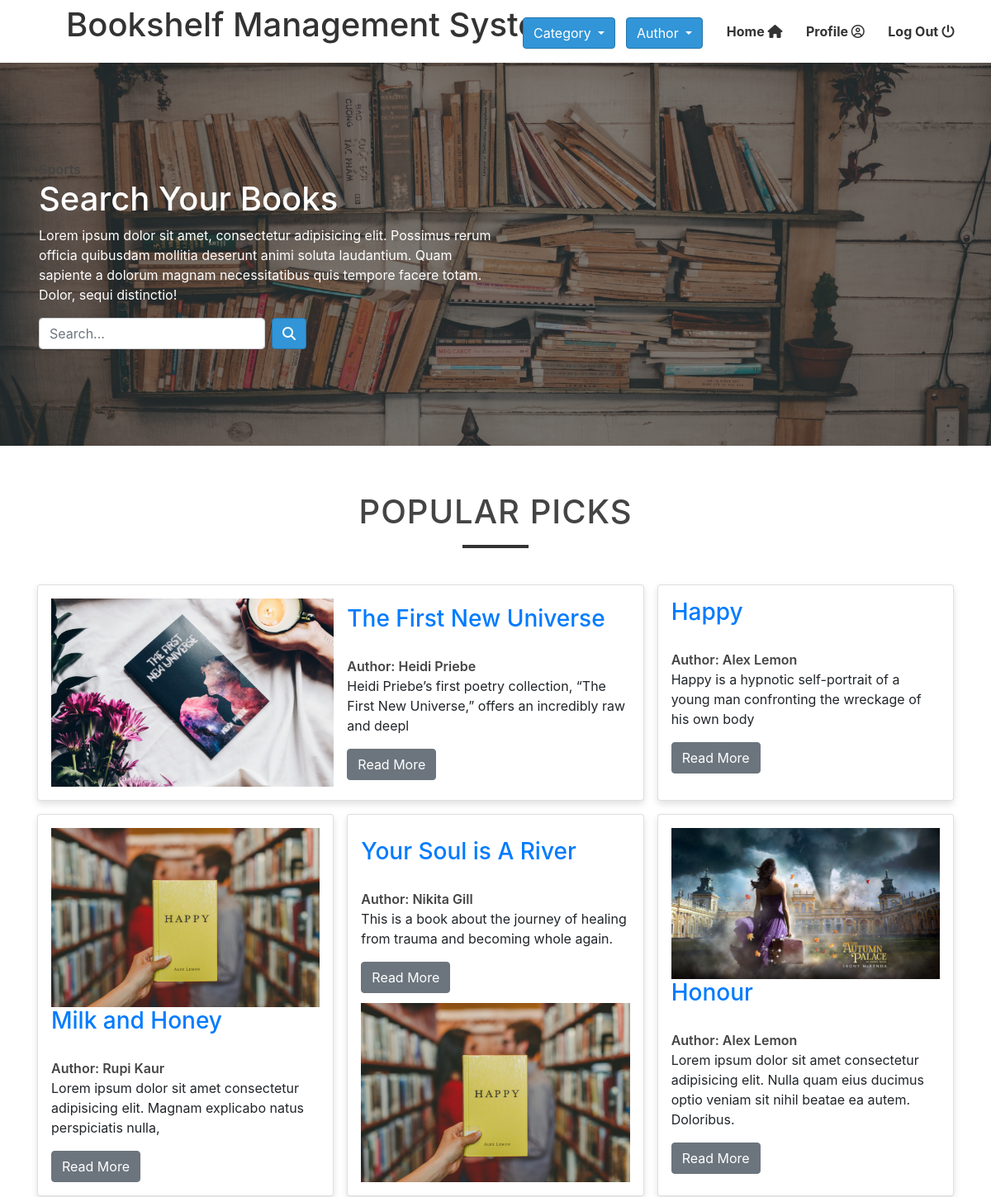
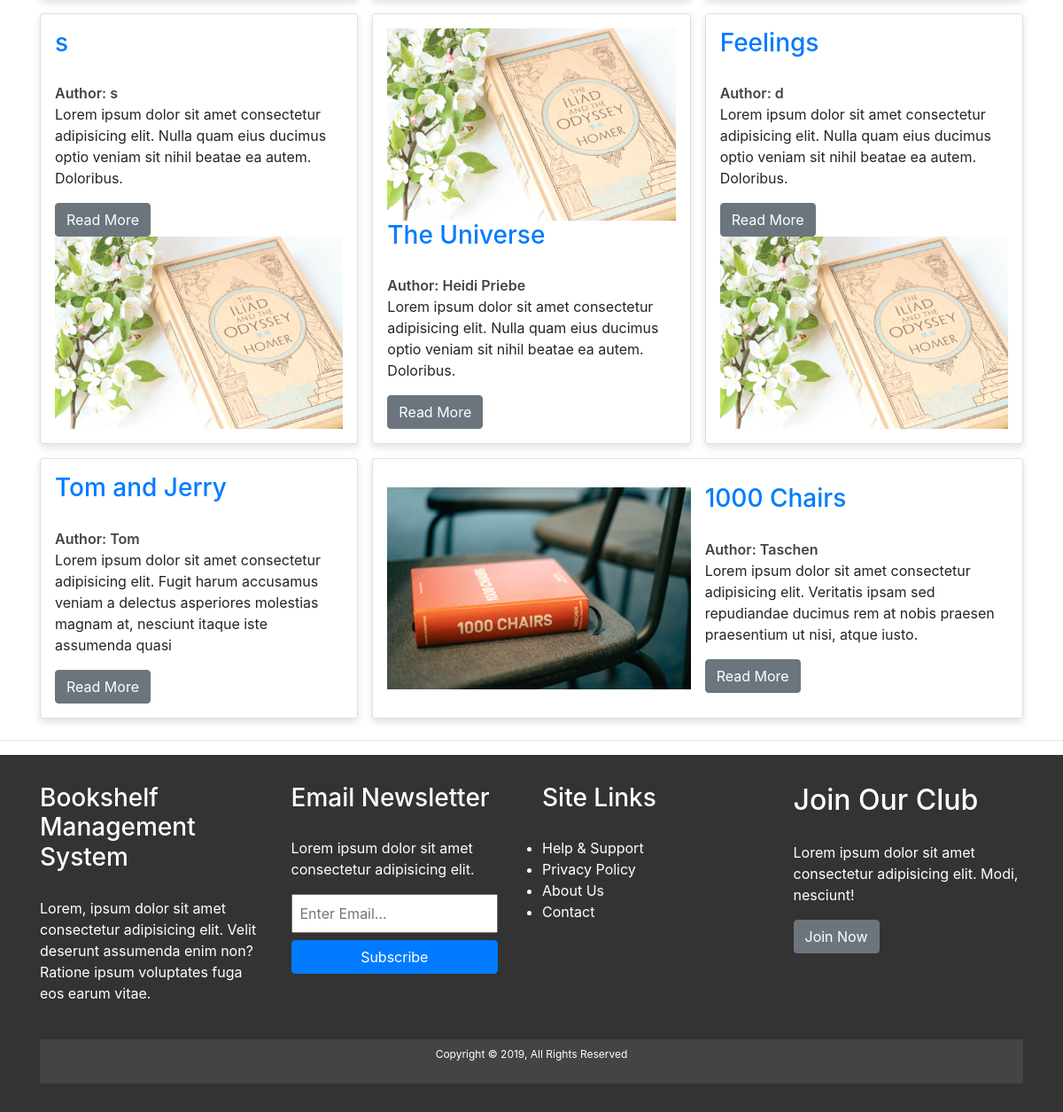
The app's page /all_books.php with its own data (2 pictures, top to bottom).
### tables this page shows
CREATE TABLE `books` (
  `book_id` int(10) NOT NULL,
  `book_title` varchar(100) NOT NULL,
  `book_author` varchar(100) NOT NULL,
  `book_category` varchar(50) NOT NULL,
  `book_info` varchar(300) NOT NULL,
  `book_content` mediumtext NOT NULL,
  `book_keyword` varchar(100) NOT NULL,
  `book_img` text NOT NULL
);

### all_books.php (the view, shortened to what this page needs)
<!DOCTYPE html>
<html lang="en">
<head>
    <link rel="stylesheet" href="css/style.css">
     <link rel="stylesheet" href="https://maxcdn.bootstrapcdn.com/bootstrap/4.5.2/css/bootstrap.min.css">
</head>
<body>
  <header id="header">
   <h1><a class="logo" href="all_books.php">Bookshelf Management System</a></h1>
   <nav id="nav">
    <ul>
        <span>
            <span class="dropdown">
                <button type="button" class="btn btn-custom dropdown-toggle" data-toggle="dropdown">
                  Category
                </button>
            </span>
        </span>
        <span style="margin-left:8px;">
            <span class="dropdown">
                <button type="button" class="btn btn-custom dropdown-toggle" data-toggle="dropdown">
                  Author
                </button>
            </span>
        </span>
        <li><a href="all_books.php">Home <i class="fas fa-home"></i></a> </li>
        <li><a href="profile.php">Profile <i class="far fa-user-circle"></i></a> </li>
        <li><a href="logout.php">Log Out <i class="fas fa-power-off"></i></a></li>
   </ul>
</nav>
</header>
    <section id="showcase">
    <div class="container">
      <div class="showcase-container">
        <div class="showcase-content">
          <div class="category category-sports">Sports</div>
          <h1>Search Your Books</h1>
          <p>Lorem ipsum dolor sit amet, consectetur adipisicing elit. Possimus rerum officia quibusdam mollitia deserunt animi soluta laudantium. Quam sapiente a dolorum magnam necessitatibus quis tempore facere totam. Dolor, sequi distinctio!</p>
        <form class="form-inline" action="search.php" method="post">
            <input class="form-control mr-sm-2" name="search" type="text" placeholder="Search...">
            <button class="btn btn-custom" name="submit" type="submit"><i class="fas fa-search"></i></button>
        </form>
        </div>
      </div>
    </div>
  </section>
  <br><br>
  <section id="home-articles" class="py-2">
    <div class="container">
        <h1 class="top">Popular Picks</h1>
        <div class="bar"></div>
        <br><br>
        <div class="articles-container">
        <?php
        $conn= mysqli_connect('localhost', 'root', '', 'bookshelf');
        $sql= "select * from books";
        $all_books= mysqli_query($conn,$sql);
        while($row=mysqli_fetch_assoc($all_books)){
            $book_id=$row['book_id'];
            $book_title=$row['book_title'];
            $book_author=$row['book_author'];
            $book_info=$row['book_info'];
            $book_image=$row['book_img'];
        ?>
          <article class="card" >
            <img src="./image/<?php echo $book_image; ?>" alt="">
            <div>
              <h3>
                <a href="book.php?b_id=<?php echo $book_id; ?>" > <?php echo $book_title?></a>
              </h3>
              <div class="category">Author: <?php echo $book_author ?></div>
              <p><?php echo $book_info ?></p>
              <a class="btn btn-secondary" href="book.php?b_id=<?php echo $book_id; ?>" > Read More</a>
            </div>
          </article>
          <?php } ?>
        </div>
    </div>
  </section>
  <hr>
  <footer id="main-footer">
    <div class="container footer-container">
      <div>
       <h3>Bookshelf Management System</h3>
        <p>Lorem, ipsum dolor sit amet consectetur adipisicing elit. Velit deserunt assumenda enim non? Ratione ipsum voluptates fuga eos earum vitae.</p>
      </div>
      <div>
        <h3>Email Newsletter</h3>
        <p>Lorem ipsum dolor sit amet consectetur adipisicing elit.</p>
        <form>
          <input type="email" placeholder="Enter Email...">
          <input type="submit" value="Subscribe" class="btn btn-primary">
        </form>
      </div>
      <div>
        <h3>Site Links</h3>
        <ul class="list">
          <li><a href="#">Help & Support</a></li>
          <li><a href="#">Privacy Policy</a></li>
          <li><a href="#">About Us</a></li>
          <li><a href="#">Contact</a></li>
        </ul>
      </div>
      <div>
        <h2>Join Our Club</h2>
        <p>Lorem ipsum dolor sit amet consectetur adipisicing elit. Modi, nesciunt!</p>
        <a href="#" class="btn btn-secondary">Join Now</a>
      </div>
      <div>
        <p>
          Copyright &copy; 2019, All Rights Reserved
        </p>
      </div>
    </div>
  </footer>
</body>
</html>

### css/style.css (style rules this page uses)
* { box-sizing: border-box; margin:0; padding: 0; }
body { font-family: 'Raleway', sans-serif; }
h2, h3 { padding-bottom: 20px; }
p { margin: 10px 0; }
a { text-decoration: none !important; }
#header { background-color: #fff; color: #222; cursor: default; height: 4.75em; box-shadow: 0 4px 8px 0 rgba(0, 0, 0, 0.12); width: 100%; z-index: 10000; }
#header h1 { line-height: 4.75em; line-height: inherit; margin-left: 80px; padding: 0; }
#header h1 a { font-size: 40px; color: #333; }
#header nav { position: absolute; right: 2.75em; top: 0; vertical-align: middle; }
#header nav > ul { list-style: none; margin: 0; padding-left: 0; }
#header nav > ul > li { line-height: 4.75em; border-radius: 4px; display: inline-block; margin-left: 1.5em; padding-left: 0; }
#header nav > ul > li a { transition: color 0.3s ease-in-out; color: #333; display: inline-block; text-decoration: none; font-weight: bold; }
#showcase { color: #fff; background: #333; padding: 2rem; position: relative; }
#showcase:before { content: ''; background: url('../image/reg.jpg') no-repeat center center/cover; position: absolute; top: 0; left: 0; width: 100%; height: 100%; opacity: 0.4; }
#showcase .showcase-container { display: grid; grid-template-columns: repeat(2, 1fr); justify-content: center; align-items: center; height: 50vh; }
#showcase .showcase-content { z-index: 1; }
#showcase .showcase-content p { margin-bottom: 1rem; }
.top { color: #444; text-align: center; text-transform: uppercase; letter-spacing: 1px; margin-bottom: 16px; }
.bar { position: absolute; left: 50%; transform: translate(-50%); width: 80px; background: #333; height: 4px; }
#home-articles .articles-container { display: grid; grid-template-columns: repeat(3, 1fr); grid-gap: 1rem; }
#home-articles .articles-container > *:first-child, #home-articles .articles-container > *:last-child { display: grid; grid-template-columns: repeat(2, 1fr); grid-gap: 1rem; align-items: center; grid-column: 1 / span 2; }
#home-articles .articles-container > *:last-child { grid-column: 2 / span 2; }
#home-articles .articles-container > *:nth-child(4).card, #home-articles .articles-container > *:nth-child(6).card , #home-articles .articles-container > *:nth-child(8).card { display: flex; flex-direction: column-reverse; }
#home-articles .articles-container > *:nth-child(4).card > div, #home-articles .articles-container > *:nth-child(6).card > div, #home-articles .articles-container > *:nth-child(8).card > div { margin: auto; }
.card { box-shadow: 0 4px 8px 0 rgba(0, 0, 0, 0.12); background: #fff; padding: 1rem; }
.category { display: inline-block; font-weight: 600; color: #444; }
img { width: 100%; }
button.btn-custom { color: #fff; background-color: #3195d8; border-color: #2777ac; transition: color 0.3s ease-in-out; }
#main-footer { background: #333; color: #fff; padding: 32px 0; }
#main-footer a { color: #fff; }
#main-footer .footer-container { display: grid; grid-template-columns: repeat(4, 1fr); grid-gap: 1.5rem; }
#main-footer .footer-container > *:last-child { background: #444; grid-column: 1 / span 4; padding: .5rem; text-align: center; font-size: 0.75rem; }
#main-footer .footer-container input[type='email'] { width: 90%; padding: 0.5rem; margin-bottom: 0.5rem; }
#main-footer .footer-container input[type='submit'] { width: 90%; }

### records on screen
books: book_img (picture), book_title "The First New Universe", book_author "Heidi Priebe", book_info "Heidi Priebe’s first poetry collection, “The First New Universe,” offers an incredibly raw and deepl"
books: book_title "Happy", book_author "Alex Lemon", book_info "Happy is a hypnotic self-portrait of a young man confronting the wreckage of his own body"
books: book_img (picture), book_title "Milk and Honey", book_author "Rupi Kaur", book_info "Lorem ipsum dolor sit amet consectetur adipisicing elit. Magnam explicabo natus perspiciatis nulla,"
books: book_img (picture), book_title "Your Soul is A River", book_author "Nikita Gill", book_info "This is a book about the journey of healing from trauma and becoming whole again."
books: book_img (picture), book_title "Honour", book_author "Alex Lemon", book_info "Lorem ipsum dolor sit amet consectetur adipisicing elit. Nulla quam eius ducimus optio veniam sit nihil beatae ea autem. Doloribus."
books: book_img (picture), book_title "s", book_author "s", book_info "Lorem ipsum dolor sit amet consectetur adipisicing elit. Nulla quam eius ducimus optio veniam sit nihil beatae ea autem. Doloribus."
books: book_img (picture), book_title "The Universe", book_author "Heidi Priebe", book_info "Lorem ipsum dolor sit amet consectetur adipisicing elit. Nulla quam eius ducimus optio veniam sit nihil beatae ea autem. Doloribus."
books: book_img (picture), book_title "Feelings", book_author "d", book_info "Lorem ipsum dolor sit amet consectetur adipisicing elit. Nulla quam eius ducimus optio veniam sit nihil beatae ea autem. Doloribus."
books: book_title "Tom and Jerry", book_author "Tom", book_info "Lorem ipsum dolor sit amet consectetur adipisicing elit. Fugit harum accusamus veniam a delectus asperiores molestias magnam at, nesciunt itaque iste assumenda quasi"
books: book_img (picture), book_title "1000 Chairs", book_author "Taschen", book_info "Lorem ipsum dolor sit amet consectetur adipisicing elit. Veritatis ipsam sed repudiandae ducimus rem at nobis praesen praesentium ut nisi, atque iusto."
